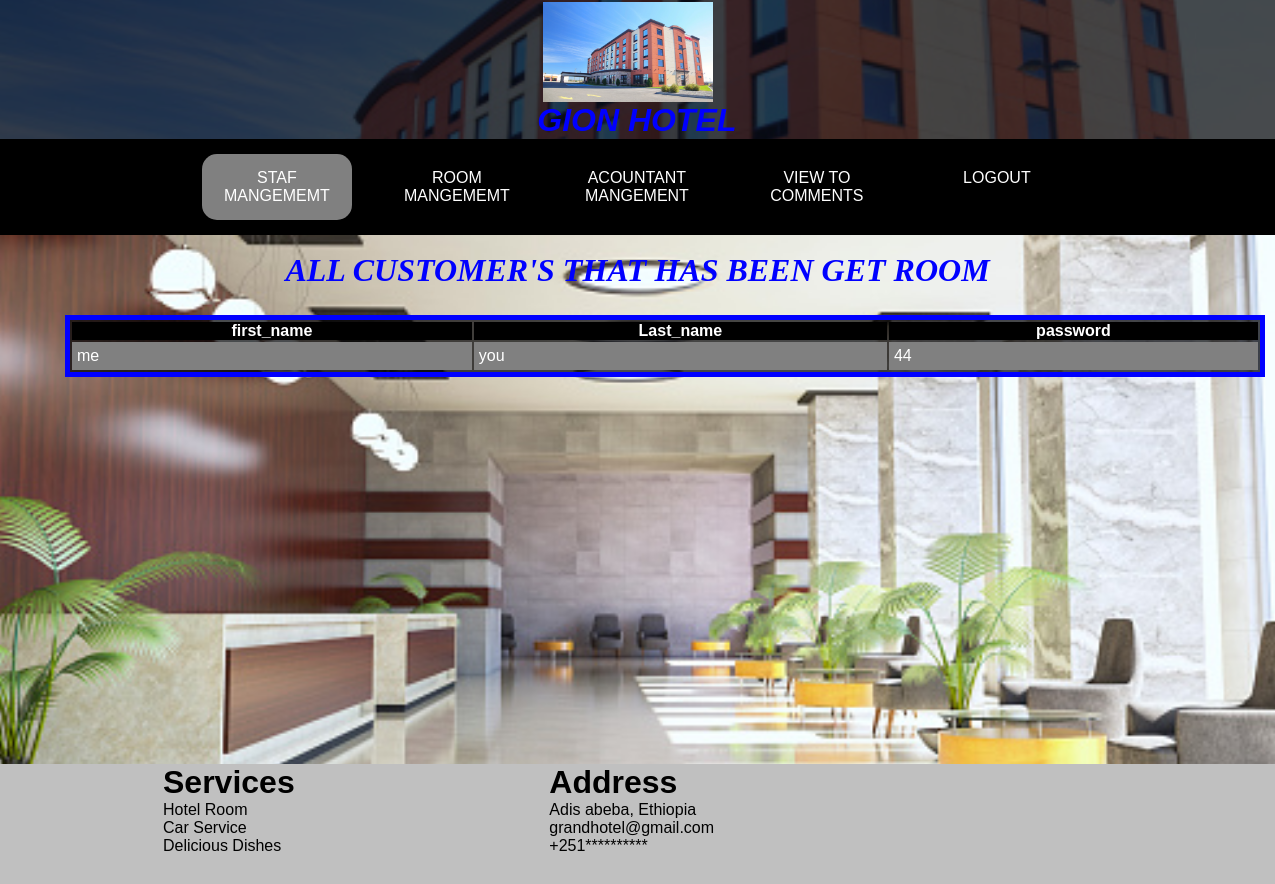
Screenshot of /roomview.php with the database file from the repository.
### tables this page shows
CREATE TABLE `personaladdmin` (
  `id` int(100) NOT NULL,
  `first_name` varchar(1000) NOT NULL,
  `Last_name` varchar(10) NOT NULL,
  `password` varchar(15) NOT NULL,
  `email` text NOT NULL
);

### roomview.php (the view, shortened to what this page needs)
<html>
<head>
<link rel="stylesheet" href="exter.css">
</head>
<body>
 <div class="upper_body">
        <div class="upper_body_bg">
<div class="logo">
   <img src="g7.jpg" height="150px" width="1500px">
      <h1 class = "blinking"><center>  GION  HOTEL  </center> </h1>
   </div>
<div class="menu-bar">
  <ul>
  <li class="active"><a href="">STAF MANGEMEMT</a>
	</li>
    <li><a href="roomview.php">ROOM MANGEMEMT</a>
	</li>
	<li><a href="paymentview.php"> ACOUNTANT MANGEMENT </a></li>
    <li><a href="commentview.php">VIEW TO COMMENTS</a></li>
	    <li><a href="gion.php">LOGOUT</a></li>
   </ul>
	</div></div></div>
	<div class="middle_body">
<?php
$conn=mysqli_connect('localhost','root','','hotelmanagement');
$write="select *from personaladdmin";
$read= mysqli_query($conn,$write);
?>
<div class="motto">
  <h1 align= "center" class = "blinking">ALL CUSTOMER'S THAT HAS BEEN GET ROOM</h1>
        </div>
     <table>
          <tr>
              <th>first_name</th>
              <th>Last_name</th>
			  <th>password</th>
          </tr>
              <?php
                   If(mysqli_num_rows($read)>0)
                   {
                     while($row=mysqli_fetch_array($read))
                     {
                ?>
                 <tr>
                  <td><?php echo $row['first_name']; ?></td>
                  <td><?php echo $row['Last_name']; ?></td>
				  <td><?php echo $row['password']; ?></td>
                 </tr>
                <?php
                }
                }
                else{
                    echo "no data is available";
                }
                 ?>
       </table>
   </div>
      <div class="lower_body">
        <div class="lower_body_align">
            <div class="lower-1">
                <h3 class="lower-head">Services</h3>
                Hotel Room<br> Car Service<br> Delicious Dishes
            </div>
            <div class="lower-2">
                <h3 class="lower-head">Address</h3>
                Adis abeba, Ethiopia <br> grandhotel@gmail.com <br> +251**********
            </div>
        </div>
    </div>
</body>
</html>

### exter.css (style rules this page uses)
* { padding: 0; margin: 0; }
body { background-image: url('g5.jpg'); background-size: cover; background-position: center; font-family: sans-serif; }
.upper_body { background-image: url('g7.jpg'); height: 25%; width: 101%; background-position: 100%; background-repeat: no-repeat; background-size: cover; margin-top: -8px; margin-left: -7px; }
.upper_body_bg { background-color: rgba(1, 1, 3, 0.7); height: 100%; width: 100%; }
.logo img { height: 100px; width: 170px; margin-left: 550px; margin-top: 10px; }
.menu-bar { color: whitesmoke; background-color: black; text-align : center; }
.menu-bar ul { display: inline-flex; list-style: none; color: #fff; }
.menu-bar ul li { width:120px; margin: 15px; padding: 15px; }
.menu-bar ul li a { text-decoration: none; color: #fff; }
.active, .menu-bar ul li:hover { background: grey; border-radius:15px; }
.middle_body { height: 65%; }
.middle_body h1 { font-size: xx-large; }
.lower_body { height: 15%; width: 101%; margin-top: -8px; margin-left: -7px; background-color: silver; }
.lower_body_align div { float: left; width: 30%; }
.lower-1 { margin-left: 170px; }
.lower-1 h3 { font-weight: bolder; font-size: xx-large; }
.lower-2 { text-align: ; }
.lower-2 h3 { font-weight: bolder; font-size: xx-large; }
.motto { text-align: center; font-style: oblique; margin-top: 60px; font-family: cursive; color: rgb(167, 26, 26); font-weight: bolder; font-size: larger; text-decoration: blink; }
.blinking { animation: blinkingText 1.5s infinite; }
table { size:100; position: center; background: rgba(1, 1, 3, 0.7); color: white; margin-top:2%; margin-left:30%; }

### roomview.php (style rules this page uses)
body { background-color: lightgrey; }
h1 { color:blue; text-align: center; font-style:italic; }
table { border:5px solid blue; width:1200px; margin-left:65px; }
th { background-color:black; color:white; }
td { padding:5px; background-color:gray; }

### rows the page displays
personaladdmin: first_name "me", Last_name "you", password "44"
